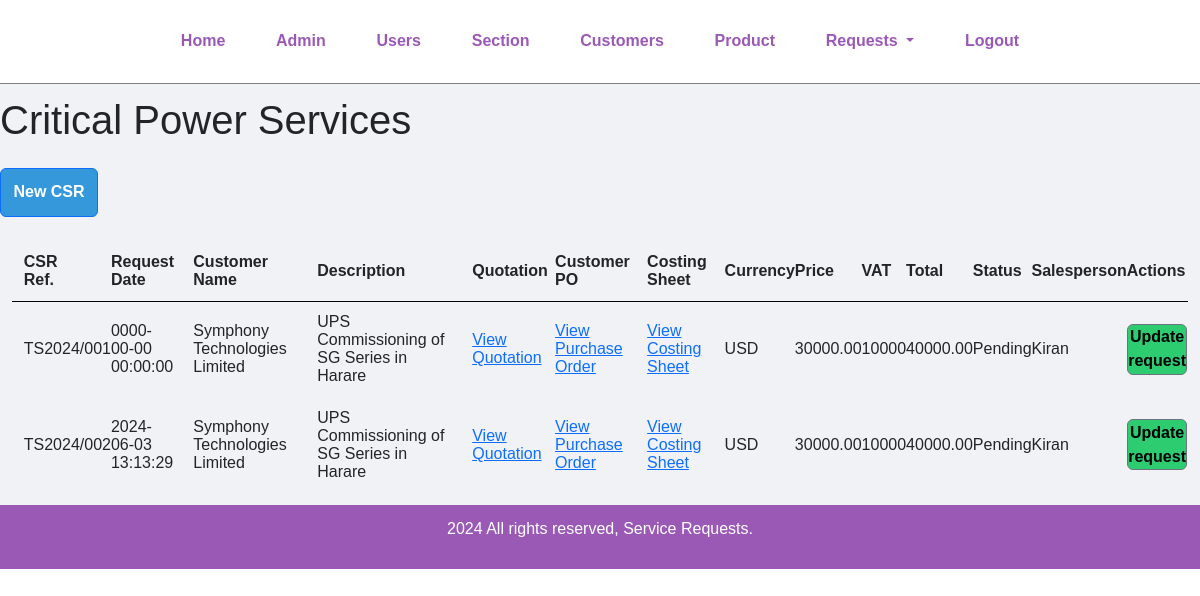
Before: /manage-request.php (signed in) with the older database file.
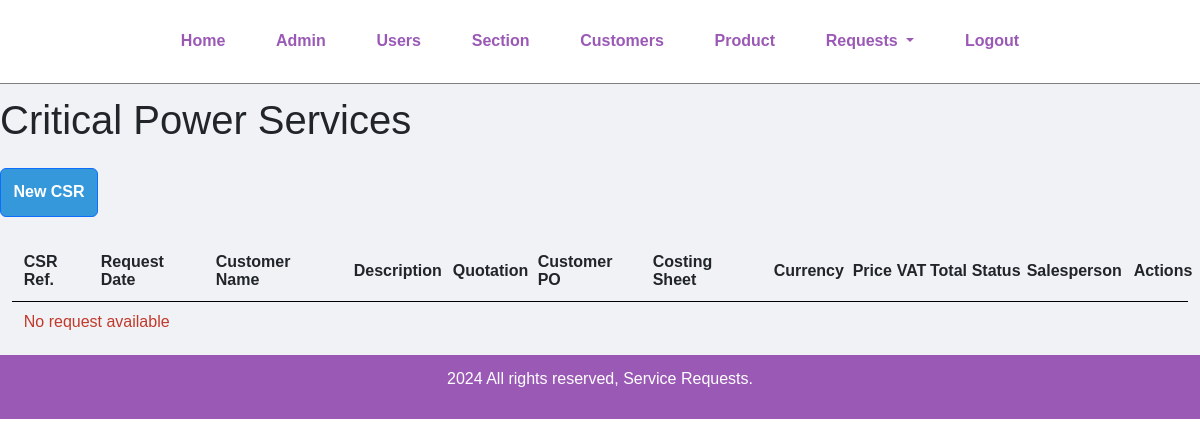
After: the same page with the newer database file.
### tables this page shows
CREATE TABLE `tbl_request` (
  `id` int(10) UNSIGNED NOT NULL,
  `request_date` timestamp NOT NULL DEFAULT current_timestamp() ON UPDATE current_timestamp(),
  `customer_name` varchar(150) NOT NULL,
  `quotation` varchar(255) NOT NULL,
  `customer_po` varchar(255) NOT NULL,
  `costing_sheet` varchar(255) NOT NULL,
  `currency` varchar(10) NOT NULL,
  `price` decimal(10,2) NOT NULL,
  `vat` decimal(10,0) NOT NULL,
  `total` decimal(10,2) NOT NULL,
  `status` varchar(50) NOT NULL,
  `sales_person` varchar(150) NOT NULL,
  `description` varchar(150) NOT NULL
);

CREATE TABLE `tbl_customer` (
  `id` int(10) UNSIGNED NOT NULL,
  `customer_name` varchar(150) DEFAULT NULL,
  `customer_contact` varchar(20) DEFAULT NULL,
  `customer_email` varchar(150) DEFAULT NULL,
  `customer_address` varchar(255) DEFAULT NULL,
  `featured` varchar(10) NOT NULL,
  `active` varchar(10) NOT NULL
);

CREATE TABLE `tbl_product` (
  `id` int(10) UNSIGNED NOT NULL,
  `title` varchar(100) NOT NULL,
  `description` text NOT NULL,
  `price` double NOT NULL,
  `image_name` varchar(255) NOT NULL,
  `section_id` int(10) UNSIGNED NOT NULL,
  `featured` varchar(10) NOT NULL,
  `active` varchar(10) NOT NULL
);

CREATE TABLE `tbl_user` (
  `id` int(11) NOT NULL,
  `user_name` varchar(50) NOT NULL,
  `email` varchar(50) NOT NULL,
  `role` varchar(30) NOT NULL,
  `department` enum('IT','TS') NOT NULL
);

### manage-request.php (the view, shortened to what the changed rows need)
<?php include('partials/menu.php'); ?>
<div class="main-content">
    <div class="wrapper" style="width:100%">
        <h1 class="row mb-4">Critical Power Services</h1>
        <table class="tbl-full">
            <tr>
                <th>CSR Ref.</th>
                <th>Request Date</th>
                <th>Customer Name</th>
                <th>Description</th>
                <th>Quotation</th>
                <th>Customer PO</th>
                <th>Costing Sheet</th>
                <th>Currency</th>
                <th>Price</th>
                <th>VAT</th>
                <th>Total</th>
                <th>Status</th>
                <th>Salesperson</th>
                <th>Actions</th>
            </tr>
            <?php
                $sql = "
                    SELECT
                        tbl_request.id,
                        tbl_request.request_date,
                        tbl_customer.customer_name,
                        tbl_product.description,
                        tbl_request.quotation,
                        tbl_request.customer_po,
                        tbl_request.costing_sheet,
                        tbl_request.currency,
                        tbl_request.price,
                        tbl_request.vat,
                        tbl_request.total,
                        tbl_request.status,
                        tbl_user.user_name
                    FROM
                        tbl_request
                    JOIN
                        tbl_customer ON tbl_request.customer_name = tbl_customer.id
                    JOIN
                        tbl_product ON tbl_request.description = tbl_product.id
                    JOIN
                        tbl_user ON tbl_request.sales_person = tbl_user.id
                    ORDER BY
                        tbl_request.id ASC
                ";
                $res = mysqli_query($conn, $sql);
                $count = mysqli_num_rows($res);
                $sn = 1;
                if($count > 0) {
                    while($row = mysqli_fetch_assoc($res)) {
                        $id = $row['id'];
                        $request_date = $row['request_date'];
                        $customer_name = $row['customer_name'];
                        $description = $row['description'];
                        $quotation = $row['quotation'];
                        $customer_po = $row['customer_po'];
                        $costing_sheet = $row['costing_sheet'];
                        $currency = $row['currency'];
                        $price = $row['price'];
                        $vat = $row['vat'];
                        $total = $row['total'];
                        $status = $row['status'];
                        $salesperson = $row['user_name'];
                        ?>
                        <tr>
                            <td><?php echo "TS" . date("Y") . "/" . sprintf('%03d', $sn++); ?></td>
                            <td><?php echo $request_date; ?></td>
                            <td><?php echo $customer_name; ?></td>
                            <td><?php echo $description; ?></td>
                            <td>
                                <?php
                                    if ($quotation != "") {
                                        ?>
                                        <a href="<?php echo SITEURL; ?>uploads/files_ts/quotation/<?php echo $quotation; ?>" target="_blank">View Quotation</a>
                                    <?php
                                    } else {
                                        echo "<div class='error'>Please attach quotation.</div>";
                                    }
                                ?>
                            </td>
                            <td>
                                <?php
                                    if ($customer_po != "") {
                                        ?>
                                        <a href="<?php echo SITEURL; ?>uploads/files_ts/po/<?php echo $customer_po; ?>" target="_blank">View Purchase Order</a>
                                    <?php
                                    } else {
                                        echo "<div class='error'>Please attach purchase order.</div>";
                                    }
                                ?>
                            </td>
                            <td>
                                <?php
                                    if ($costing_sheet != "") {
                                        ?>
                                        <a href="<?php echo SITEURL; ?>uploads/files_ts/costing/<?php echo $costing_sheet; ?>" target="_blank">View Costing Sheet</a>
                                    <?php
                                    } else {
                                        echo "<div class='error'>Please attach costing sheet.</div>";
                                    }
                                ?>
                            </td>
                            <td><?php echo $currency; ?></td>
                            <td><?php echo $price; ?></td>
                            <td><?php echo $vat; ?></td>
                            <td><?php echo $total; ?></td>
                            <td><?php echo $status; ?></td>
                            <td><?php echo $salesperson; ?></td>
                            <td>
                                <a href="<?php echo SITEURL; ?>update-request.php?id=<?php echo $id; ?>" class="btn btn-secondary col-sm-2.5">Update request</a>
                            </td>
                        </tr>
                        <?php
                    }
                } else {
                    echo "<tr><td colspan='14' class='error'>No request available</td></tr>";
                }
            ?>
        </table>
    </div>
</div>
<?php include('partials/footer.php'); ?>

Changed rows visible on the page:
removed tbl_request: request_date "0000-00-00 00:00:00", tbl_customer.customer_name "Symphony Technologies Limited", tbl_product.description "UPS Commissioning of SG Series in Harare", currency "USD", price "30000.00", vat "10000", total "40000.00", status "Pending", tbl_user.user_name "Kiran"
removed tbl_request: request_date "2024-06-03 13:13:29", tbl_customer.customer_name "Symphony Technologies Limited", tbl_product.description "UPS Commissioning of SG Series in Harare", currency "USD", price "30000.00", vat "10000", total "40000.00", status "Pending", tbl_user.user_name "Kiran"
Other visible differences:
text now shown: "No request available"
